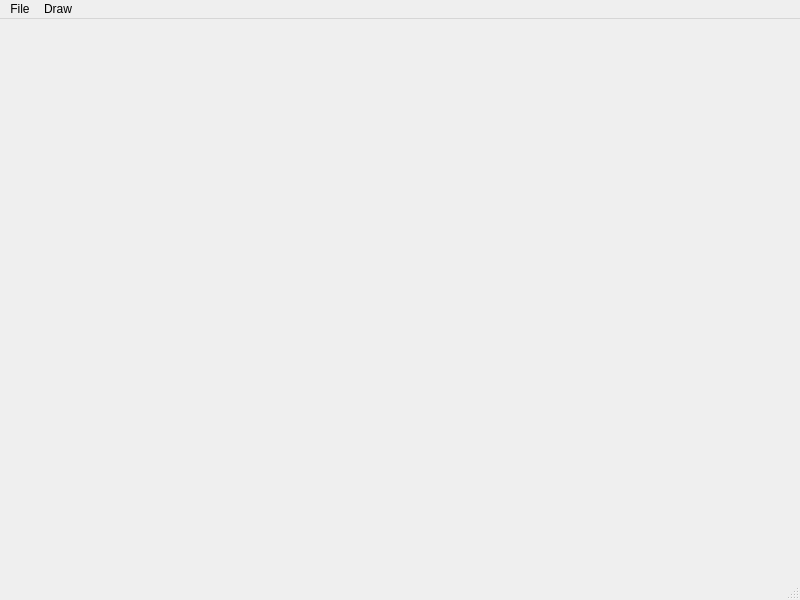
<?xml version="1.0" encoding="UTF-8"?>
<ui version="4.0">
 <class>basic_graphics_MainWindow</class>
 <widget class="QMainWindow" name="basic_graphics_MainWindow">
  <property name="geometry">
   <rect>
    <x>0</x>
    <y>0</y>
    <width>800</width>
    <height>600</height>
   </rect>
  </property>
  <property name="windowTitle">
   <string>Basic Graphics</string>
  </property>
  <widget class="QWidget" name="centralwidget"/>
  <widget class="QMenuBar" name="menubar">
   <property name="geometry">
    <rect>
     <x>0</x>
     <y>0</y>
     <width>800</width>
     <height>22</height>
    </rect>
   </property>
   <widget class="QMenu" name="menuFile">
    <property name="title">
     <string>File</string>
    </property>
    <addaction name="actionExitButton"/>
   </widget>
   <widget class="QMenu" name="menuDraw">
    <property name="title">
     <string>Draw</string>
    </property>
    <addaction name="actionGridButton"/>
    <addaction name="actionLineButton"/>
    <addaction name="actionCircleButton"/>
    <addaction name="actionOvalButton"/>
    <addaction name="actionSine_WaveButton"/>
    <addaction name="actionCosine_WaveButton"/>
    <addaction name="actionTangentButton"/>
    <addaction name="actionCotangentButton"/>
    <addaction name="actionSecantButton"/>
    <addaction name="actionCosecantButton"/>
   </widget>
   <addaction name="menuFile"/>
   <addaction name="menuDraw"/>
  </widget>
  <widget class="QStatusBar" name="statusbar"/>
  <action name="actionExitButton">
   <property name="text">
    <string>Exit</string>
   </property>
  </action>
  <action name="actionGridButton">
   <property name="text">
    <string>Grid</string>
   </property>
  </action>
  <action name="actionLineButton">
   <property name="text">
    <string>Line</string>
   </property>
  </action>
  <action name="actionCircleButton">
   <property name="text">
    <string>Circle</string>
   </property>
  </action>
  <action name="actionOvalButton">
   <property name="text">
    <string>Oval</string>
   </property>
  </action>
  <action name="actionSine_WaveButton">
   <property name="text">
    <string>Sine Wave</string>
   </property>
  </action>
  <action name="actionCosine_WaveButton">
   <property name="text">
    <string>Cosine Wave</string>
   </property>
  </action>
  <action name="actionTangentButton">
   <property name="text">
    <string>Tangent</string>
   </property>
  </action>
  <action name="actionCotangentButton">
   <property name="text">
    <string>Cotangent</string>
   </property>
  </action>
  <action name="actionSecantButton">
   <property name="text">
    <string>Secant</string>
   </property>
  </action>
  <action name="actionCosecantButton">
   <property name="text">
    <string>Cosecant</string>
   </property>
  </action>
 </widget>
 <resources/>
 <connections/>
</ui>
